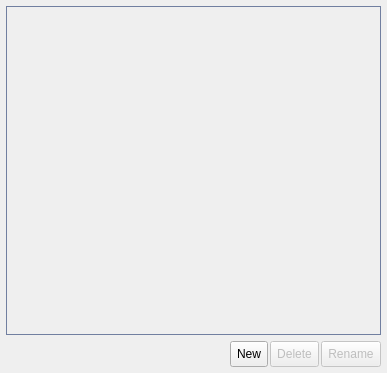
<ui version="4.0" >
 <class>conctactfs</class>
 <widget class="QWidget" name="conctactfs" >
  <property name="geometry" >
   <rect>
    <x>0</x>
    <y>0</y>
    <width>387</width>
    <height>373</height>
   </rect>
  </property>
  <property name="windowIcon" >
   <iconset>sharefile_title.png</iconset>
  </property>
  <property name="_yate_window" stdset="0" >
   <bool>true</bool>
  </property>
  <property name="_yate_destroyonclose" stdset="0" >
   <bool>true</bool>
  </property>
  <property name="_yate_destroyonhide" stdset="0" >
   <bool>true</bool>
  </property>
  <layout class="QVBoxLayout" >
   <property name="spacing" >
    <number>0</number>
   </property>
   <property name="leftMargin" >
    <number>0</number>
   </property>
   <property name="topMargin" >
    <number>0</number>
   </property>
   <property name="rightMargin" >
    <number>0</number>
   </property>
   <property name="bottomMargin" >
    <number>0</number>
   </property>
   <item>
    <layout class="QVBoxLayout" >
     <property name="spacing" >
      <number>6</number>
     </property>
     <property name="leftMargin" >
      <number>6</number>
     </property>
     <property name="topMargin" >
      <number>6</number>
     </property>
     <property name="rightMargin" >
      <number>6</number>
     </property>
     <property name="bottomMargin" >
      <number>6</number>
     </property>
     <item>
      <widget class="QFrame" name="frame_list" >
       <property name="sizePolicy" >
        <sizepolicy vsizetype="Expanding" hsizetype="Expanding" >
         <horstretch>0</horstretch>
         <verstretch>0</verstretch>
        </sizepolicy>
       </property>
       <property name="styleSheet" >
        <string>QFrame#frame_list {
  border: 1px solid #717fa0;
}
</string>
       </property>
       <property name="_yate_uiwidget" stdset="0" >
        <bool>true</bool>
       </property>
       <property name="_yate_uiwidget_name" stdset="0" >
        <string>share_file_list</string>
       </property>
       <property name="_yate_uiwidget_class" stdset="0" >
        <string>QtCustomTree</string>
       </property>
       <property name="_yate_uiwidget_params" stdset="0" >
        <stringlist>
         <string>property:_yate_save_props=_yate_col_widths</string>
         <string>_yate_selection_mode=extended</string>
         <string>_yate_edit_triggers=all,!currentchanged,!anykeypress</string>
         <string>_yate_set_currentcolumn=name</string>
         <string>property:tabKeyNavigation=false</string>
         <string>property:sortingEnabled=false</string>
         <string>property:allColumnsShowFocus=true</string>
         <string>property:_yate_horizontalheader=true</string>
         <string>property:_yate_notifyonenterpressed=true</string>
         <string>property:_yate_notifyitemchanged=true</string>
         <string>property:_yate_itemheight=24</string>
         <string>property:_yate_itemeditable=true</string>
         <string>property:_yate_itemacceptdrop=:always</string>
         <string>property:_yate_itemacceptdroponempty=always</string>
         <string>griddraw_right_color=#e3e6e9</string>
         <string>griddraw_bottom_color=#a9c2c2</string>
         <string>columns=Name,Path</string>
         <string>columns.width=140</string>
         <string>itemdelegate.1=</string>
         <string>itemdelegate.1.editable_cols=name</string>
         <string>itemdelegate.1.noroles=true</string>
         <string>itemdelegate.1.drawfocus=false</string>
         <string>_yate_set_draganddrop=drop</string>
         <string>_yate_accept_drop_schemes=file</string>
         <string>_yate_accept_drop_dir=true</string>
         <string>_yate_accept_drop_file=false</string>
        </stringlist>
       </property>
      </widget>
     </item>
     <item>
      <layout class="QHBoxLayout" >
       <property name="spacing" >
        <number>2</number>
       </property>
       <item>
        <widget class="QLabel" name="account_image" >
         <property name="sizePolicy" >
          <sizepolicy vsizetype="Fixed" hsizetype="Fixed" >
           <horstretch>0</horstretch>
           <verstretch>0</verstretch>
          </sizepolicy>
         </property>
         <property name="minimumSize" >
          <size>
           <width>16</width>
           <height>16</height>
          </size>
         </property>
         <property name="maximumSize" >
          <size>
           <width>16</width>
           <height>16</height>
          </size>
         </property>
         <property name="toolTip" >
          <string>Account</string>
         </property>
         <property name="pixmap" >
          <pixmap>user.png</pixmap>
         </property>
        </widget>
       </item>
       <item>
        <widget class="QLabel" name="account" >
         <property name="sizePolicy" >
          <sizepolicy vsizetype="Fixed" hsizetype="Expanding" >
           <horstretch>0</horstretch>
           <verstretch>0</verstretch>
          </sizepolicy>
         </property>
         <property name="minimumSize" >
          <size>
           <width>0</width>
           <height>26</height>
          </size>
         </property>
         <property name="maximumSize" >
          <size>
           <width>16777215</width>
           <height>26</height>
          </size>
         </property>
         <property name="toolTip" >
          <string>Account</string>
         </property>
         <property name="indent" >
          <number>5</number>
         </property>
        </widget>
       </item>
       <item>
        <spacer>
         <property name="orientation" >
          <enum>Qt::Horizontal</enum>
         </property>
         <property name="sizeType" >
          <enum>QSizePolicy::Fixed</enum>
         </property>
         <property name="sizeHint" >
          <size>
           <width>10</width>
           <height>20</height>
          </size>
         </property>
        </spacer>
       </item>
       <item>
        <widget class="QToolButton" name="file_share_new" >
         <property name="sizePolicy" >
          <sizepolicy vsizetype="Fixed" hsizetype="Minimum" >
           <horstretch>0</horstretch>
           <verstretch>0</verstretch>
          </sizepolicy>
         </property>
         <property name="minimumSize" >
          <size>
           <width>0</width>
           <height>26</height>
          </size>
         </property>
         <property name="maximumSize" >
          <size>
           <width>16777215</width>
           <height>26</height>
          </size>
         </property>
         <property name="toolTip" >
          <string>Add a share directory</string>
         </property>
         <property name="text" >
          <string>New</string>
         </property>
         <property name="icon" >
          <iconset>add.png</iconset>
         </property>
         <property name="toolButtonStyle" >
          <enum>Qt::ToolButtonTextBesideIcon</enum>
         </property>
         <property name="_yate_normal_icon" stdset="0" >
          <string>add.png</string>
         </property>
         <property name="_yate_pressed_icon" stdset="0" >
          <string>add_pressed.png</string>
         </property>
         <property name="_yate_hover_icon" stdset="0" >
          <string>add_hover.png</string>
         </property>
        </widget>
       </item>
       <item>
        <widget class="QToolButton" name="file_share_del" >
         <property name="enabled" >
          <bool>false</bool>
         </property>
         <property name="sizePolicy" >
          <sizepolicy vsizetype="Fixed" hsizetype="Minimum" >
           <horstretch>0</horstretch>
           <verstretch>0</verstretch>
          </sizepolicy>
         </property>
         <property name="minimumSize" >
          <size>
           <width>0</width>
           <height>26</height>
          </size>
         </property>
         <property name="maximumSize" >
          <size>
           <width>16777215</width>
           <height>26</height>
          </size>
         </property>
         <property name="toolTip" >
          <string>Delete selected shared item(s)</string>
         </property>
         <property name="text" >
          <string>Delete</string>
         </property>
         <property name="icon" >
          <iconset>delete.png</iconset>
         </property>
         <property name="toolButtonStyle" >
          <enum>Qt::ToolButtonTextBesideIcon</enum>
         </property>
         <property name="_yate_normal_icon" stdset="0" >
          <string>delete.png</string>
         </property>
         <property name="_yate_pressed_icon" stdset="0" >
          <string>delete_pressed.png</string>
         </property>
         <property name="_yate_hover_icon" stdset="0" >
          <string>delete_hover.png</string>
         </property>
        </widget>
       </item>
       <item>
        <widget class="QToolButton" name="file_share_rename" >
         <property name="enabled" >
          <bool>false</bool>
         </property>
         <property name="sizePolicy" >
          <sizepolicy vsizetype="Fixed" hsizetype="Minimum" >
           <horstretch>0</horstretch>
           <verstretch>0</verstretch>
          </sizepolicy>
         </property>
         <property name="minimumSize" >
          <size>
           <width>0</width>
           <height>26</height>
          </size>
         </property>
         <property name="maximumSize" >
          <size>
           <width>16777215</width>
           <height>26</height>
          </size>
         </property>
         <property name="toolTip" >
          <string>Edit the selected shared item</string>
         </property>
         <property name="text" >
          <string>Rename</string>
         </property>
         <property name="icon" >
          <iconset>edit.png</iconset>
         </property>
         <property name="toolButtonStyle" >
          <enum>Qt::ToolButtonTextBesideIcon</enum>
         </property>
         <property name="_yate_normal_icon" stdset="0" >
          <string>edit.png</string>
         </property>
         <property name="_yate_pressed_icon" stdset="0" >
          <string>edit_pressed.png</string>
         </property>
         <property name="_yate_hover_icon" stdset="0" >
          <string>edit_hover.png</string>
         </property>
        </widget>
       </item>
      </layout>
     </item>
    </layout>
   </item>
  </layout>
 </widget>
 <resources/>
 <connections/>
</ui>
